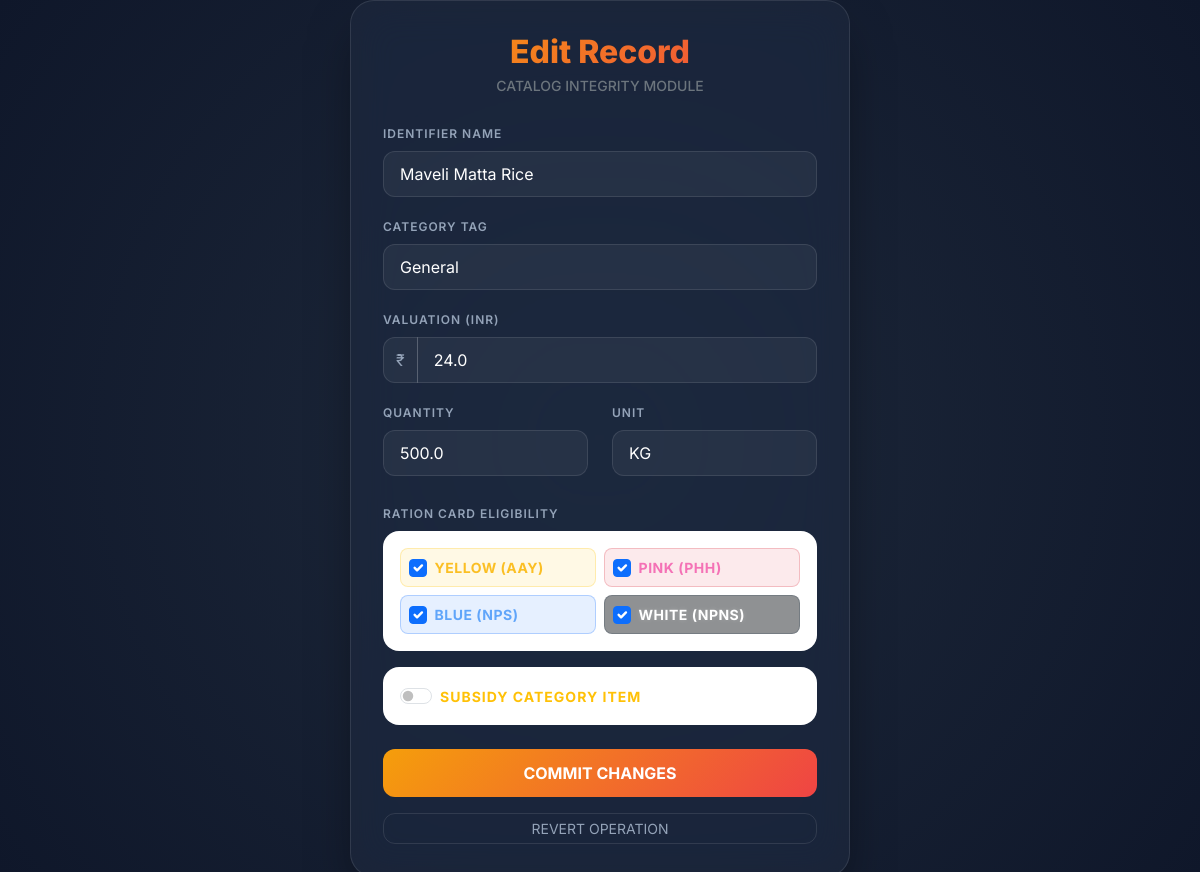
Page /edit_product/6/ (signed in) on the committed database.
### mainapp/models.py (models this page shows, shortened)
class Product(models.Model):
    name = models.CharField(max_length=100)
    category = models.CharField(max_length=50, default='General')
    price = models.FloatField()
    quantity = models.FloatField()
    unit = models.CharField(max_length=10, choices=[
        ('kg', 'Kilogram'),
        ('g', 'Gram'),
        ('l', 'Liter'),
        ('ml', 'Milliliter'),
        ('pcs', 'Pieces'),
    ], default='kg')
    is_subsidy = models.BooleanField(default=False)
    is_eligible_yellow = models.BooleanField(default=True)
    is_eligible_pink = models.BooleanField(default=True)
    is_eligible_blue = models.BooleanField(default=True)
    is_eligible_white = models.BooleanField(default=True)
    created_at = models.DateTimeField(auto_now_add=True)

### mainapp/views.py (the view, shortened to what this page needs)
# urls.py: path('edit_product/<int:pk>/', views.edit_product, name='edit_product'),
@login_required
@user_passes_test(is_admin)
def edit_product(request, pk):
    try:
        product = Product.objects.get(pk=pk)
    except Product.DoesNotExist:
        messages.error(request, "Product not found.")
        return redirect('admin_dashboard')
    return render(request, 'edit_product.html', {'product': product})

### mainapp/views.py (called while the page is built)
def is_admin(user):
    try:
        return user.profile.role == 'admin'
    except Profile.DoesNotExist:
        return user.is_staff

### mainapp/templates/edit_product.html (shortened to what this page needs)
<!DOCTYPE html>
<html lang="en">
<head>
    <link href="https://cdn.jsdelivr.net/npm/bootstrap@5.3.0/dist/css/bootstrap.min.css" rel="stylesheet">
    <link rel="stylesheet" href="https://cdn.jsdelivr.net/npm/bootstrap-icons@1.10.0/font/bootstrap-icons.css">
</head>
<body>
    <div class="premium-card animate-in">
        <div class="text-center mb-4">
            <h2 class="gradient-text mb-1">Edit Record</h2>
            <p class="text-secondary small fw-medium">CATALOG INTEGRITY MODULE</p>
        </div>
        <form method="POST">
            <div class="mb-3">
                <label class="form-label">IDENTIFIER NAME</label>
                <input type="text" name="name" class="form-control" value="{{ product.name }}" required>
            </div>
            <div class="mb-3">
                <label class="form-label">CATEGORY TAG</label>
                <input type="text" name="category" class="form-control" value="{{ product.category }}" required>
            </div>
            <div class="mb-3">
                <label class="form-label">VALUATION (INR)</label>
                <div class="input-group">
                    <span class="input-group-text">₹</span>
                    <input type="number" step="0.01" name="price" class="form-control" value="{{ product.price }}"
                        required>
                </div>
            </div>
            <div class="row">
                <div class="col-6 mb-4">
                    <label class="form-label">QUANTITY</label>
                    <input type="number" step="0.1" name="quantity" class="form-control" value="{{ product.quantity }}"
                        required>
                </div>
                <div class="col-6 mb-4">
                    <label class="form-label">UNIT</label>
                    <select name="unit" class="form-select">
                        <option value="kg" {% if product.unit == 'kg' %}selected{% endif %}>KG</option>
                    </select>
                </div>
            </div>
            <div class="mb-3">
                <label class="form-label mb-2">RATION CARD ELIGIBILITY</label>
                <div class="p-3 rounded-4 border border-white border-opacity-10 bg-white bg-opacity-5">
                    <div class="row g-2">
                        <div class="col-6">
                            <label class="d-flex align-items-center p-2 rounded-3 border border-warning border-opacity-25 bg-warning bg-opacity-10 cursor-pointer" for="eligYellow" style="cursor: pointer;">
                                <input class="form-check-input mt-0 me-2" type="checkbox" name="is_eligible_yellow" id="eligYellow" {% if product.is_eligible_yellow %}checked{% endif %} style="width: 1.1rem; height: 1.1rem;">
                                <span class="small fw-bold" style="color: #fbbf24; letter-spacing: 0.5px;">YELLOW (AAY)</span>
                            </label>
                        </div>
                        <div class="col-6">
                            <label class="d-flex align-items-center p-2 rounded-3 border border-danger border-opacity-25 bg-danger bg-opacity-10 cursor-pointer" for="eligPink" style="cursor: pointer;">
                                <input class="form-check-input mt-0 me-2" type="checkbox" name="is_eligible_pink" id="eligPink" {% if product.is_eligible_pink %}checked{% endif %} style="width: 1.1rem; height: 1.1rem;">
                                <span class="small fw-bold" style="color: #f472b6; letter-spacing: 0.5px;">PINK (PHH)</span>
                            </label>
                        </div>
                        <div class="col-6">
                            <label class="d-flex align-items-center p-2 rounded-3 border border-primary border-opacity-25 bg-primary bg-opacity-10 cursor-pointer" for="eligBlue" style="cursor: pointer;">
                                <input class="form-check-input mt-0 me-2" type="checkbox" name="is_eligible_blue" id="eligBlue" {% if product.is_eligible_blue %}checked{% endif %} style="width: 1.1rem; height: 1.1rem;">
                                <span class="small fw-bold" style="color: #60a5fa; letter-spacing: 0.5px;">BLUE (NPS)</span>
                            </label>
                        </div>
                        <div class="col-6">
                            <label class="d-flex align-items-center p-2 rounded-3 border border-secondary border-opacity-75 bg-dark bg-opacity-50 cursor-pointer" for="eligWhite" style="cursor: pointer;">
                                <input class="form-check-input mt-0 me-2" type="checkbox" name="is_eligible_white" id="eligWhite" {% if product.is_eligible_white %}checked{% endif %} style="width: 1.1rem; height: 1.1rem; accent-color: white;">
                                <span class="small fw-bold text-white" style="letter-spacing: 0.5px; text-shadow: 0 0 5px rgba(255,255,255,0.2);">WHITE (NPNS)</span>
                            </label>
                        </div>
                    </div>
                </div>
            </div>
            <div class="mb-4">
                <div
                    class="form-check form-switch p-3 rounded-4 border border-white border-opacity-10 bg-white bg-opacity-5">
                    <input class="form-check-input ms-0 me-2" type="checkbox" name="is_subsidy" id="isSubsidy" {% if product.is_subsidy %}checked{% endif %}>
                    <label class="form-check-label fw-bold text-warning small" for="isSubsidy"
                        style="letter-spacing: 1px;">SUBSIDY CATEGORY ITEM</label>
                </div>
            </div>
            <div class="d-grid gap-3">
                <button type="submit" class="premium-btn">COMMIT CHANGES</button>
                <a href="{% url 'admin_dashboard' %}" class="btn btn-outline-secondary btn-sm">REVERT OPERATION</a>
            </div>
        </form>
    </div>
</body>
</html>

### mainapp/templates/edit_product.html (style rules this page uses)
:root { --glass-bg: rgba(30, 41, 59, 0.7); --glass-border: rgba(255, 255, 255, 0.1); --primary-gradient: linear-gradient(135deg, #f59e0b, #ef4444); }
body { background: radial-gradient(circle at center, #1e293b, #0f172a); color: #f1f5f9; font-family: 'Inter', sans-serif; min-height: 100vh; display: flex; align-items: center; justify-content: center; }
.premium-card { background: var(--glass-bg); backdrop-filter: blur(20px) saturate(160%); -webkit-backdrop-filter: blur(20px) saturate(160%); border: 1px solid var(--glass-border); border-radius: 24px; box-shadow: 0 25px 50px -12px rgba(0, 0, 0, 0.5); width: 100%; max-width: 500px; padding: 32px; }
.gradient-text { background: var(--primary-gradient); -webkit-background-clip: text; background-clip: text; -webkit-text-fill-color: transparent; font-weight: 800; }
.form-label { font-weight: 600; color: #94a3b8; font-size: 0.75rem; letter-spacing: 1px; }
.form-control, .form-select { background: rgba(255, 255, 255, 0.05); border: 1px solid rgba(255, 255, 255, 0.1); border-radius: 12px; color: white; padding: 10px 16px; transition: all 0.3s ease; }
.input-group-text { background: rgba(255, 255, 255, 0.05); border: 1px solid rgba(255, 255, 255, 0.1); color: #94a3b8; border-radius: 12px 0 0 12px; }
.premium-btn { background: var(--primary-gradient); border: none; color: white; padding: 12px; border-radius: 12px; font-weight: 700; transition: all 0.3s cubic-bezier(0.4, 0, 0.2, 1); }
.btn-outline-secondary { border-radius: 12px; color: #94a3b8; border-color: rgba(255, 255, 255, 0.1); }
.animate-in { animation: fadeIn 0.6s cubic-bezier(0.16, 1, 0.3, 1) forwards; }

### rows in the picture
Product: name "Maveli Matta Rice", category "General", price "24.0", quantity "500.0", unit "KG", is_eligible_yellow "☑", is_eligible_pink "☑", is_eligible_blue "☑", is_eligible_white "☑"
